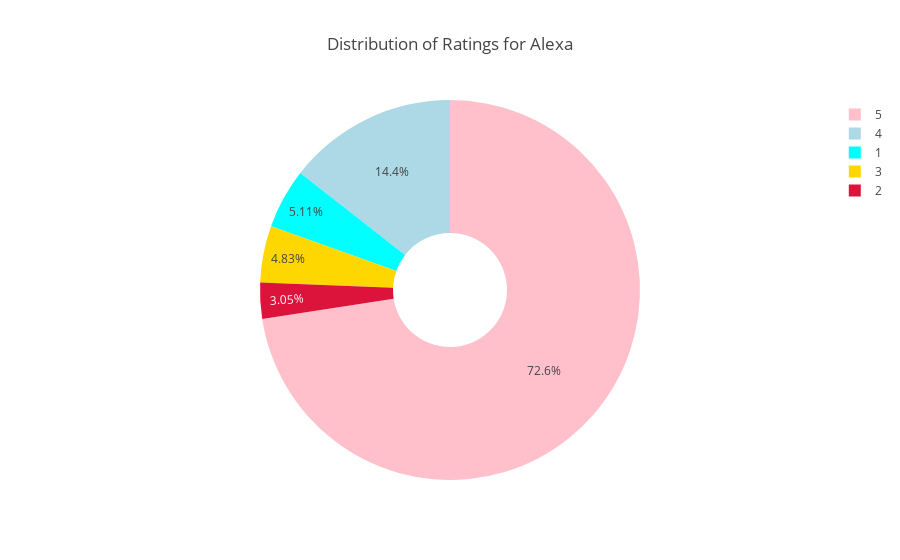

Notebook code cell kept with this figure:
### Markdown cell above
## Data Visualizations

### Code cell
ratings = data['rating'].value_counts()

label_rating = ratings.index
size_rating = ratings.values

colors = ['pink', 'lightblue', 'aqua', 'gold', 'crimson']

rating_piechart = go.Pie(labels = label_rating,
                         values = size_rating,
                         marker = dict(colors = colors),
                         name = 'Alexa', hole = 0.3)

df = [rating_piechart]

layout = go.Layout(
           title = 'Distribution of Ratings for Alexa')

fig = go.Figure(data = df,
                 layout = layout)

py.iplot(fig)

### Figure 1 — Plotly figure (JSON) as saved in the notebook; plotly's stock layout.template omitted (floating-point values rounded to 4 significant figures)
{"data": [{"hole": 0.3, "labels": [5, 4, 1, 3, 2], "marker": {"colors": ["pink", "lightblue", "aqua", "gold", "crimson"]}, "name": "Alexa", "type": "pie", "values": [2286, 455, 161, 152, 96]}], "layout": {"title": "Distribution of Ratings for Alexa"}}
